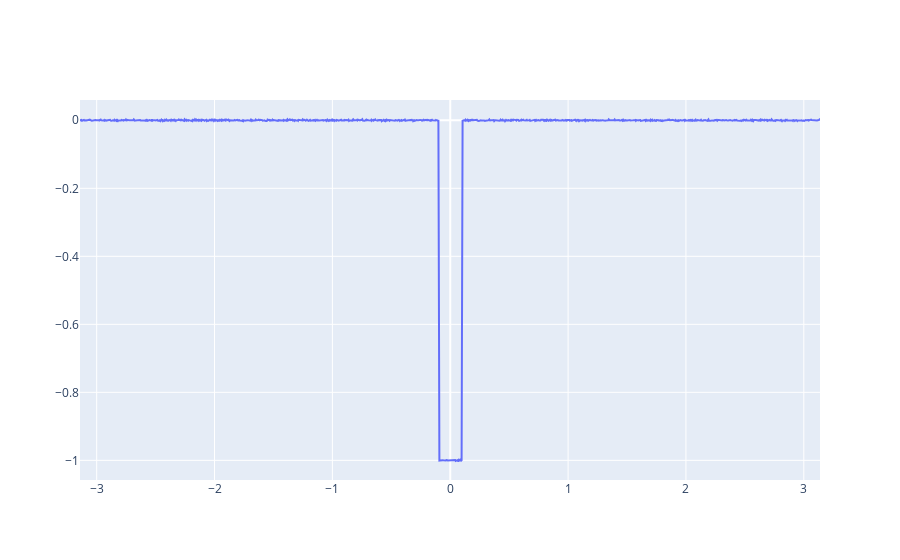

The notebook cell saved with this chart:
### Code cell
fig=go.Figure()
y=Signal.Generate('Box',x,normalized=True,Amount=1,Noise=True,noiseParameter=0.001)[0][0]
plot(fig,x,y,'test')
fig

### Figure 1 — Plotly figure (JSON) as saved in the notebook; plotly's stock layout.template omitted (floating-point values rounded to 4 significant figures; data arrays with more than 128 entries replaced by an {"elided": "..."} marker saying what was removed)
{"data": [{"mode": "lines", "name": "test", "x": {"elided": "1500 float values"}, "y": {"elided": "1500 float values"}, "type": "scatter"}], "layout": {}}
